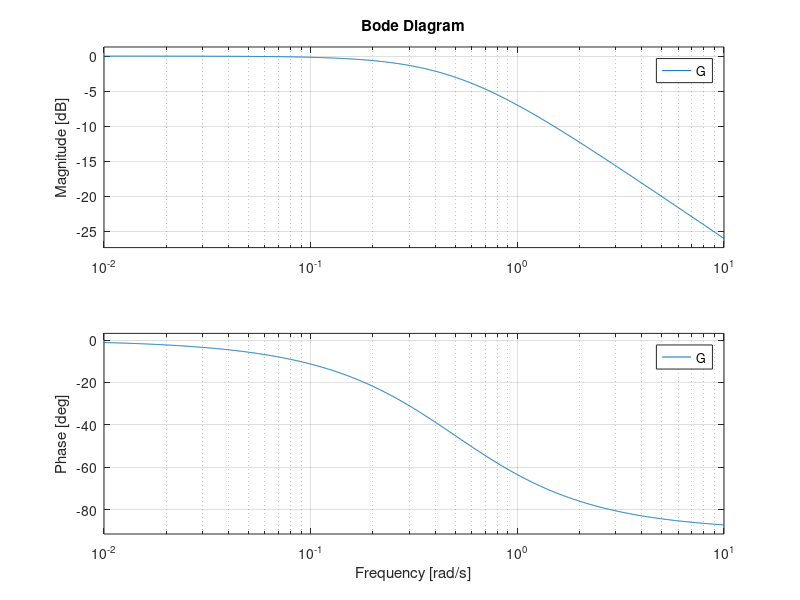

Write the MATLAB code that produced this figure.
clear all; close all; clc

G = tf([1],[2 1])

% Display the transfer function
disp('Transfer Function:');
disp(G);

% Plot the Bode plot
bode(G);
